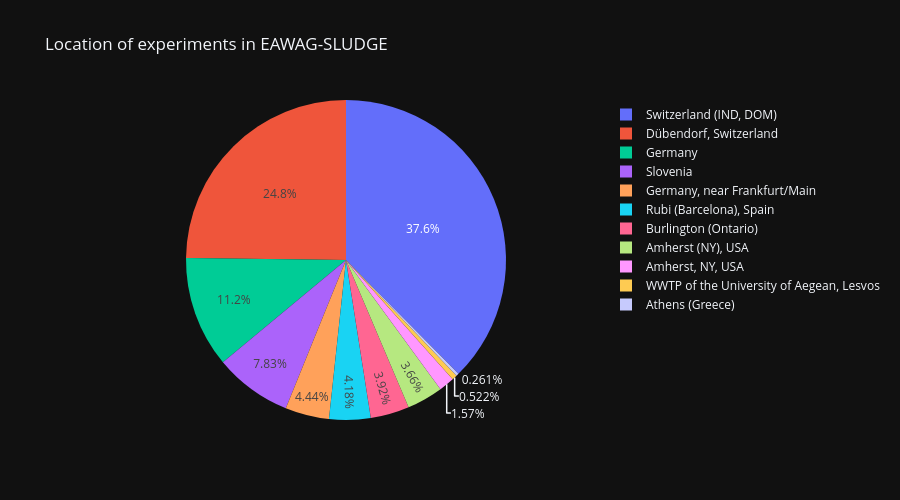

Write notebook code for a chart like this one.
### Markdown cell above
Finally, we use the extracted data to analyze the locations of each experiment in EAWAG-SLUDGE. To do this we map similar locations to a common name, i.e. (Dübendorf, WWTP Duebendorf (ARA Neugut), Switzerland, ...) -> Dübendorf, Switzerland

### Code cell
import plotly.express as px

def process_location(df):
    if pd.notna(df):
        if ("Duebendorf" in df) or ("Dübendorf" in df):
            return "Dübendorf, Switzerland"
        elif ("IND" in df) or ("DOM" in df):
            return "Switzerland (IND, DOM)"
        elif "4 parallel" in df:
            return df.split("-->")[0]
    return df

plot_df = raw_data
plot_df.Location_name = plot_df.Location_name.apply(lambda x: process_location(x))
plot_df = plot_df[["smiles", "scenario_id", "Location_name"]].groupby(["scenario_id", "Location_name"]).count().reset_index()[["Location_name", "smiles"]].groupby("Location_name").sum().reset_index()
plot_df.rename(columns={"Location_name": "location", "smiles": "count"}, inplace=True)
px.pie(plot_df, names="location", values="count", title="Location of experiments in EAWAG-SLUDGE",
       width=900, height=500)

### Figure 1 — Plotly figure (JSON) as saved in the notebook; plotly's stock layout.template omitted (floating-point values rounded to 4 significant figures)
{"data": [{"domain": {"x": [0.0, 1.0], "y": [0.0, 1.0]}, "hovertemplate": "location=%{label}<br>count=%{value}<extra></extra>", "labels": ["Amherst (NY), USA", "Amherst, NY, USA", "Athens (Greece)", "Burlington (Ontario)", "Dübendorf, Switzerland", "Germany", "Germany, near Frankfurt/Main", "Rubi (Barcelona), Spain", "Slovenia", "Switzerland (IND, DOM)", "WWTP of the University of Aegean, Lesvos "], "legendgroup": "", "name": "", "showlegend": true, "values": [14, 6, 1, 15, 95, 43, 17, 16, 30, 144, 2], "type": "pie"}], "layout": {"legend": {"tracegroupgap": 0}, "title": {"text": "Location of experiments in EAWAG-SLUDGE"}, "height": 500, "width": 900}}
